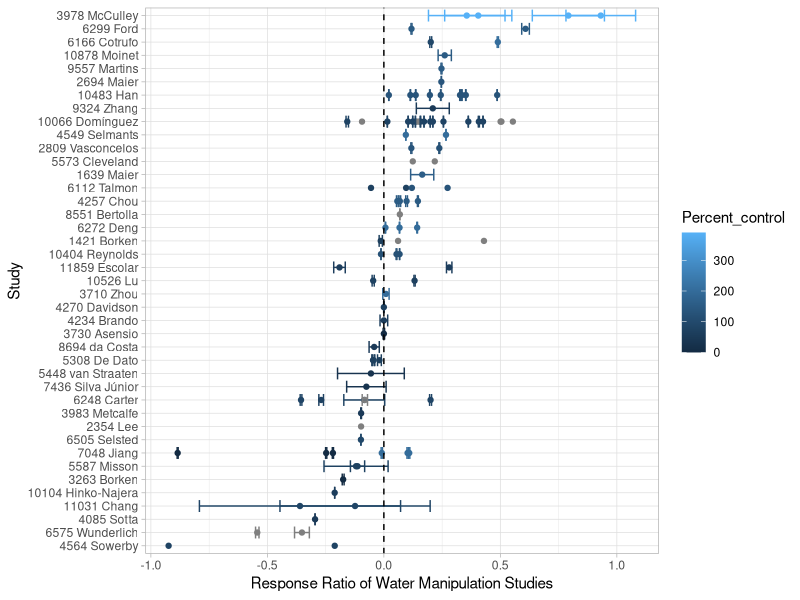
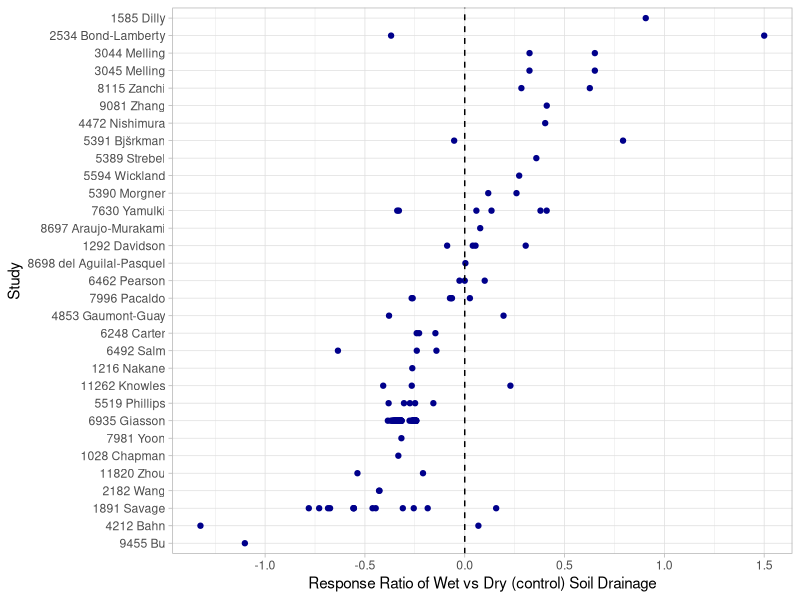

Write the R code that produced these figures, in order.
## ---- chunk 1
# Load packages
library(readr)
library(dplyr)
library(tidyr)
library(ggplot2)
library(kableExtra)
library(forcats)

# Read in SRDB
srdb_raw <- read_csv("./rs/srdb-data.csv")
srdb_raw %>% 
  select(Study_number, Record_number, Author, Study_midyear, Latitude, Ecosystem_type, 
         Manipulation, Manipulation_level, Meas_method,
         Rs_annual, Soil_drainage, Elevation) -> srdb

# Will turn this into a function once it works!!
# search_srdb <- function(srdb, data, column) {
#   # Function to search the Soil Respiration Database for specific data in a specified column
#   # Function will take in `srdb` (data frame of SRDB data), `data` a vector of values to search, and
#   # `column` chatacter string of the column name to search within; returns a dataframe with search results
#   
#   cat("Searching database for...", data,"...in the", column, "column")
#   
#   dplyr::filter(srdb, grepl(paste(data, collapse = "|"), x = column))
  
# }
## ---- chunk 2

#search_srdb(srdb, data = hydro, column = 'Manipulation')

# Filter for studies with water manipulations
grep_string <- "^(Irrigat[a-z]*|Drought|Precipitation amount change)$"
srdb %>% 
  # Studies with manipulations that start with "Irrigat" or "Drought" or are "Precipitation amount change"
  filter(grepl(grep_string, Manipulation, ignore.case = TRUE)) %>% 
  distinct(Study_number) %>% 
  left_join(srdb, by = "Study_number") %>%
  # Filter for rows with control and irrigation rows
  group_by(Study_number) %>% 
  filter(Manipulation == "None" |
           grepl(grep_string, Manipulation, ignore.case = TRUE))  -> water_manipulations

# Summarise and count the number of studies
water_manipulations %>% 
  group_by(Ecosystem_type) %>% 
  summarise(n_studies = length(unique(Study_number)), .groups = "drop") %>% 
  mutate(M_Type = "Water manipulation") %>% 
  arrange(desc(n_studies)) %>% 
  rename(Ecosystem_Type = Ecosystem_type) %>% 
  select(M_Type, Ecosystem_Type, n_studies) -> wm_summary

# Make table display
kable(wm_summary) %>% kable_styling(full_width = FALSE)

# Summary table
water_manipulations %>% 
  filter(Ecosystem_type %in% c("Forest", "Grassland", "Agriculture")) %>%
  group_by(Ecosystem_type, Manipulation, Manipulation_level) %>% 
  summarise(n_obs = n(), .groups = "drop")

# Read in extra (non-SRDB) data on N, treatment level, Rs s.d., and merge in
# This is the google sheet, directly downloaded
read_csv("rs/Variance and N - Water manipulations.csv", skip = 2, col_types = "ddcdcccdcddddddc") %>% 
  select(Record_number, N, SD_Rs_annual, Percent_control) %>% 
  right_join(water_manipulations, by = "Record_number") ->
  water_manipulations

# Isolate control row (manipulation of "None") and use that to compute response ratio
water_manipulations %>% 
  filter(Manipulation == "None") %>% 
  # Some studies have more than one site; latitude is a proxy for site here
  group_by(Study_number, Ecosystem_type, Study_midyear, Latitude, Meas_method) %>% 
  summarise(Rs_none = mean(Rs_annual, na.rm = TRUE),
            Rs_SD_none = mean(SD_Rs_annual, na.rm = TRUE),
            N_none = mean(N, na.rm = TRUE), .groups = "drop") %>% 
  filter(!is.na(Rs_none)) %>% 
  left_join(water_manipulations, by = c("Study_number", "Ecosystem_type",
                                        "Study_midyear", "Latitude", "Meas_method")) %>% 
  mutate(rr = log(Rs_annual / Rs_none), 
         rr_var = SD_Rs_annual ^ 2 / (N * Rs_annual ^ 2) + 
           Rs_SD_none ^ 2 / (N_none * Rs_none ^ 2),  # Eq. 1 in Hedges (1999)
         Study = paste(Study_number, Author)) %>% 
  filter(Manipulation != "None", !is.na(rr)) ->
  wm_response_ratios

  ggplot(wm_response_ratios, aes(x = rr, y = fct_reorder(Study, rr), color = Percent_control)) + 
    geom_point() + 
    geom_errorbarh(aes(xmin = rr - rr_var, xmax = rr + rr_var), na.rm = TRUE) +
    geom_vline(xintercept = 0, linetype = "dashed") + 
    labs(x = "Response Ratio of Water Manipulation Studies", y = "Study") +
    theme_light()

## ---- chunk 3

drainage <- c("Dry", "Wet")
# Need studies that have BOTH dry and wet drainage 

srdb %>%   
  group_by(Study_number) %>% 
  filter(grepl(paste(drainage, collapse = "|"), x = Soil_drainage)) %>% 
  # Count the number of unique soil drainage types per study 
  summarise(n_drain = length(unique(Soil_drainage)), .groups = "drop") %>% 
  # We only want studies with 2 or more soil drainage types
  filter(n_drain > 1) %>% 
  left_join(srdb, by = "Study_number") -> drainage_type

drainage_type %>% 
  group_by(Ecosystem_type) %>% 
  summarise(n_studies = length(unique(Study_number)), .groups = "drop") %>% 
  mutate(M_Type = "Soil drainage") %>% 
  arrange(desc(n_studies)) %>% 
  rename(Ecosystem_Type = Ecosystem_type) %>% 
  select(M_Type, Ecosystem_Type, n_studies) -> drain_summary

kable(drain_summary) %>% kable_styling(full_width = FALSE)

drainage_type %>% 
  filter(Ecosystem_type %in% c("Forest", "Grassland", "Agriculture")) %>% 
  group_by(Ecosystem_type, Soil_drainage) %>% 
  summarise(n_obs = n(), .groups = "drop")

# Isolate soil "wet" row and use that as 'treatment' to compute response ratio
drainage_type %>% 
  filter(Manipulation == "None", Soil_drainage == "Wet") %>% 
  group_by(Study_number, Ecosystem_type, Study_midyear) %>% 
  summarise(Rs_wet = mean(Rs_annual, na.rm = TRUE), .groups = "drop") %>% 
  filter(!is.na(Rs_wet)) %>% 
  left_join(drainage_type, by = c("Study_number", "Ecosystem_type", "Study_midyear")) %>% 
  filter(Soil_drainage == "Dry") %>% 
  mutate(rr = log(Rs_wet / Rs_annual), 
         Study = paste(Study_number, Author)) -> drainage_resp

  ggplot(drainage_resp, aes(x = rr, y = fct_reorder(Study, rr))) + 
    geom_point(colour = "darkblue") + 
    geom_vline(xintercept = 0, linetype = "dashed") + 
    labs(x = "Response Ratio of Wet vs Dry (control) Soil Drainage", y = "Study") +
    theme_light()

## ---- chunk 4

# We only want to see the number of studies for forest ecosystems 

bind_rows(wm_summary, drain_summary) %>% 
  filter(Ecosystem_Type == "Forest") %>% kable() %>% kable_styling(full_width = FALSE)

water_manipulations %>% 
  bind_rows(drainage_type) %>%
  ungroup %>% 
  filter(Ecosystem_type %in% c("Forest", "Grassland", "Agriculture")) %>% 
  group_by(Ecosystem_type, Manipulation) %>% 
  summarise(n_Rs_annual = length(!is.na(Rs_annual)), .groups = "drop") %>% 
  arrange(desc(n_Rs_annual)) %>% 
  kable() %>% kable_styling(full_width = FALSE)
